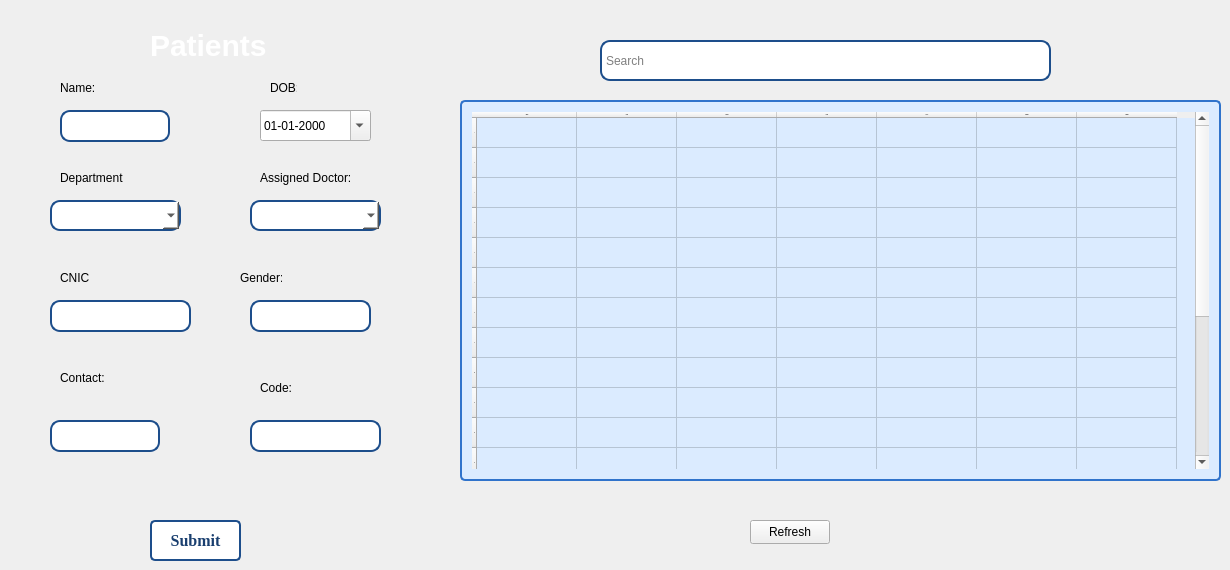
   <widget class="QWidget" name="tab_10">
    <attribute name="title">
     <string>Patients</string>
    </attribute>
    <widget class="QTableWidget" name="tableWidget_4">
     <property name="geometry">
      <rect>
       <x>460</x>
       <y>100</y>
       <width>761</width>
       <height>381</height>
      </rect>
     </property>
     <property name="font">
      <font>
       <family>Times New Roman</family>
       <pointsize>-1</pointsize>
       <bold>true</bold>
      </font>
     </property>
     <property name="styleSheet">
      <string notr="true">QTableWidget
{
background-color: rgb(219, 235, 255); 
font-color: rgb(21, 50, 88); 
border: 2px solid rgb(48, 115, 203);
border-radius: 5px; 
padding: 10px 10px; 
font-size: 16px;
font-weight: bold;
cursor: pointer; 
}
QTableWidget:pressed 
{
background-color: rgb(45, 108, 190); 
font-color: rgb(255, 255, 255);
box-shadow: 2px 4px rgb(7, 17, 30); 
}
</string>
     </property>
     <row>
      <property name="text">
       <string>1</string>
      </property>
     </row>
     <row>
      <property name="text">
       <string>2</string>
      </property>
     </row>
     <row>
      <property name="text">
       <string>3</string>
      </property>
     </row>
     <row>
      <property name="text">
       <string>4</string>
      </property>
     </row>
     <row>
      <property name="text">
       <string>5</string>
      </property>
     </row>
     <row>
      <property name="text">
       <string>7</string>
      </property>
     </row>
     <row>
      <property name="text">
       <string>8</string>
      </property>
     </row>
     <row>
      <property name="text">
       <string>9</string>
      </property>
     </row>
     <row>
      <property name="text">
       <string>10</string>
      </property>
     </row>
     <row>
      <property name="text">
       <string>11</string>
      </property>
     </row>
     <row>
      <property name="text">
       <string>12</string>
      </property>
     </row>
     <row>
      <property name="text">
       <string>13</string>
      </property>
     </row>
     <row>
      <property name="text">
       <string>14</string>
      </property>
     </row>
     <row>
      <property name="text">
       <string>15</string>
      </property>
     </row>
     <row>
      <property name="text">
       <string>16</string>
      </property>
     </row>
     <row>
      <property name="text">
       <string>17</string>
      </property>
     </row>
     <row>
      <property name="text">
       <string>18</string>
      </property>
     </row>
     <row>
      <property name="text">
       <string>19</string>
      </property>
     </row>
     <row>
      <property name="text">
       <string>20</string>
      </property>
     </row>
     <column>
      <property name="text">
       <string>Name</string>
      </property>
     </column>
     <column>
      <property name="text">
       <string>Code</string>
      </property>
     </column>
     <column>
      <property name="text">
       <string>Doctor</string>
      </property>
     </column>
     <column>
      <property name="text">
       <string>DOB</string>
      </property>
     </column>
     <column>
      <property name="text">
       <string>CNIC</string>
      </property>
     </column>
     <column>
      <property name="text">
       <string>Gender</string>
      </property>
     </column>
     <column>
      <property name="text">
       <string>Contact</string>
      </property>
     </column>
    </widget>
    <widget class="QLabel" name="label_10">
     <property name="geometry">
      <rect>
       <x>150</x>
       <y>30</y>
       <width>121</width>
       <height>31</height>
      </rect>
     </property>
     <property name="styleSheet">
      <string notr="true">QLabel {
color: rgb(255, 255, 255);
font-size: 30px; 
font-weight: bold;
}

QLabel {
text-shadow: 2px rgb(12, 29, 52); 
}
</string>
     </property>
     <property name="text">
      <string>Patients</string>
     </property>
    </widget>
    <widget class="QLineEdit" name="lineEdit_2">
     <property name="geometry">
      <rect>
       <x>600</x>
       <y>40</y>
       <width>451</width>
       <height>41</height>
      </rect>
     </property>
     <property name="styleSheet">
      <string notr="true">QLineEdit {
    background-color: rgb(255, 255, 255); 
    border: 2px solid rgb(29, 78, 139); 
    border-radius: 10px; 
    padding: 2px; 
    font-size: 14 px; 
    color: rgb(0, 0, 0); 
}

QLineEdit:hover {
    background-color:rgb(219, 235, 255);
}

</string>
     </property>
     <property name="text">
      <string/>
     </property>
     <property name="placeholderText">
      <string>Search</string>
     </property>
    </widget>
    <widget class="QPushButton" name="pushButton_2">
     <property name="geometry">
      <rect>
       <x>150</x>
       <y>520</y>
       <width>91</width>
       <height>41</height>
      </rect>
     </property>
     <property name="font">
      <font>
       <family>Times New Roman</family>
       <pointsize>-1</pointsize>
       <bold>true</bold>
      </font>
     </property>
     <property name="styleSheet">
      <string notr="true">QPushButton 
{
background-color: rgb(255, 255, 255); 
color: rgb(26, 63, 111); 
border: 2px solid rgb(29, 78, 139);
border-radius: 5px; 
padding: 10px 10px; 
font-size: 16px;
font-weight: bold;
cursor: pointer; 
transition: background-color 0.3s ease, box-shadow 0.3s ease;
}
QPushButton:hover 
{
background-color: rgb(219, 235, 255); 
box-shadow: 0 4px 8px rgba(0, 0, 0, 0.1); 
}
QPushButton:pressed 
{
background-color: rgb(45, 108, 190); 
color: rgb(255, 255, 255);
box-shadow: 0 2px 4px rgba(0, 0, 0, 0.1); 
}
</string>
     </property>
     <property name="text">
      <string>Submit</string>
     </property>
    </widget>
    <widget class="QLabel" name="label_6">
     <property name="geometry">
      <rect>
       <x>60</x>
       <y>170</y>
       <width>101</width>
       <height>16</height>
      </rect>
     </property>
     <property name="text">
      <string>Department</string>
     </property>
    </widget>
    <widget class="QComboBox" name="patdocdep">
     <property name="geometry">
      <rect>
       <x>50</x>
       <y>200</y>
       <width>131</width>
       <height>31</height>
      </rect>
     </property>
     <property name="styleSheet">
      <string notr="true">QComboBox {
    background-color: rgb(255, 255, 255); 
    border: 2px solid rgb(29, 78, 139); 
    border-radius: 10px; 
    padding: 5 px; 
    font-size: 14 px; 
    color: rgb(0, 0, 0); 
}

QComboBox:hover {
    background-color:rgb(219, 235, 255); 
}

</string>
     </property>
     <item>
      <property name="text">
       <string/>
      </property>
     </item>
     <item>
      <property name="text">
       <string>Cardiology</string>
      </property>
     </item>
     <item>
      <property name="text">
       <string>Dermatology</string>
      </property>
     </item>
     <item>
      <property name="text">
       <string>Emergency Medicine</string>
      </property>
     </item>
     <item>
      <property name="text">
       <string>Endocrinology</string>
      </property>
     </item>
     <item>
      <property name="text">
       <string>Gastroenterology</string>
      </property>
     </item>
     <item>
      <property name="text">
       <string>General Surgery</string>
      </property>
     </item>
     <item>
      <property name="text">
       <string>Internal Medicine</string>
      </property>
     </item>
     <item>
      <property name="text">
       <string>Neurology</string>
      </property>
     </item>
     <item>
      <property name="text">
       <string>Obstetrics and Gynecology</string>
      </property>
     </item>
     <item>
      <property name="text">
       <string>Oncology</string>
      </property>
     </item>
     <item>
      <property name="text">
       <string>Ophthalmology</string>
      </property>
     </item>
     <item>
      <property name="text">
       <string>Orthopedics</string>
      </property>
     </item>
     <item>
      <property name="text">
       <string>Pediatrics</string>
      </property>
     </item>
     <item>
      <property name="text">
       <string>Psychiatry</string>
      </property>
     </item>
     <item>
      <property name="text">
       <string>Pulmonary Medicine</string>
      </property>
     </item>
     <item>
      <property name="text">
       <string>Rheumatology</string>
      </property>
     </item>
     <item>
      <property name="text">
       <string>Urology</string>
      </property>
     </item>
    </widget>
    <widget class="QComboBox" name="assigdoc">
     <property name="geometry">
      <rect>
       <x>250</x>
       <y>200</y>
       <width>131</width>
       <height>31</height>
      </rect>
     </property>
     <property name="styleSheet">
      <string notr="true">QComboBox {
    background-color: rgb(255, 255, 255); 
    border: 2px solid rgb(29, 78, 139); 
    border-radius: 10px; 
    padding: 5 px; 
    font-size: 14 px; 
    color: rgb(0, 0, 0); 
}

QComboBox:hover {
    background-color:rgb(219, 235, 255); 
}

</string>
     </property>
    </widget>
    <widget class="QDateEdit" name="dateEdit">
     <property name="geometry">
      <rect>
       <x>260</x>
       <y>110</y>
       <width>111</width>
       <height>31</height>
      </rect>
     </property>
     <property name="styleSheet">
      <string notr="true">QComboBox {
    background-color: rgb(255, 255, 255); 
    border: 2px solid rgb(29, 78, 139); 
    border-radius: 10px; 
    padding: 5 px; 
    font-size: 14 px; 
    color: rgb(0, 0, 0); 
}

QComboBox:hover {
    background-color:rgb(219, 235, 255); 
}

</string>
     </property>
     <property name="wrapping">
      <bool>true</bool>
     </property>
     <property name="displayFormat">
      <string>dd-MM-yyyy</string>
     </property>
     <property name="calendarPopup">
      <bool>true</bool>
     </property>
    </widget>
    <widget class="QLabel" name="label_35">
     <property name="geometry">
      <rect>
       <x>260</x>
       <y>170</y>
       <width>91</width>
       <height>16</height>
      </rect>
     </property>
     <property name="text">
      <string>Assigned Doctor:</string>
     </property>
    </widget>
    <widget class="QLabel" name="label_28">
     <property name="geometry">
      <rect>
       <x>60</x>
       <y>80</y>
       <width>35</width>
       <height>16</height>
      </rect>
     </property>
     <property name="text">
      <string>Name:</string>
     </property>
    </widget>
    <widget class="QLabel" name="label_37">
     <property name="geometry">
      <rect>
       <x>60</x>
       <y>270</y>
       <width>30</width>
       <height>16</height>
      </rect>
     </property>
     <property name="text">
      <string>CNIC:</string>
     </property>
    </widget>
    <widget class="QLineEdit" name="lineEdit_78">
     <property name="geometry">
      <rect>
       <x>60</x>
       <y>110</y>
       <width>110</width>
       <height>32</height>
      </rect>
     </property>
     <property name="styleSheet">
      <string notr="true">QLineEdit {
    background-color: rgb(255, 255, 255); 
    border: 2px solid rgb(29, 78, 139); 
    border-radius: 10px; 
    padding: 5 px; 
    font-size: 14 px; 
    color: rgb(0, 0, 0); 
}

QLineEdit:hover {
    background-color:rgb(219, 235, 255); 
}

</string>
     </property>
     <property name="text">
      <string/>
     </property>
    </widget>
    <widget class="QLineEdit" name="lineEdit_123">
     <property name="geometry">
      <rect>
       <x>50</x>
       <y>420</y>
       <width>110</width>
       <height>32</height>
      </rect>
     </property>
     <property name="styleSheet">
      <string notr="true">QLineEdit {
    background-color: rgb(255, 255, 255); 
    border: 2px solid rgb(29, 78, 139); 
    border-radius: 10px; 
    padding: 5 px; 
    font-size: 14 px; 
    color: rgb(0, 0, 0); 
}

QLineEdit:hover {
    background-color:rgb(219, 235, 255); 
}

</string>
     </property>
    </widget>
    <widget class="QLabel" name="label_97">
     <property name="geometry">
      <rect>
       <x>60</x>
       <y>370</y>
       <width>44</width>
       <height>16</height>
      </rect>
     </property>
     <property name="text">
      <string>Contact:</string>
     </property>
    </widget>
    <widget class="QLineEdit" name="lineEdit_77">
     <property name="geometry">
      <rect>
       <x>50</x>
       <y>300</y>
       <width>141</width>
       <height>32</height>
      </rect>
     </property>
     <property name="styleSheet">
      <string notr="true">QLineEdit {
    background-color: rgb(255, 255, 255); 
    border: 2px solid rgb(29, 78, 139); 
    border-radius: 10px; 
    padding: 5 px; 
    font-size: 14 px; 
    color: rgb(0, 0, 0); 
}

QLineEdit:hover {
    background-color:rgb(219, 235, 255); 
}

</string>
     </property>
    </widget>
    <widget class="QLabel" name="label_34">
     <property name="geometry">
      <rect>
       <x>240</x>
       <y>270</y>
       <width>42</width>
       <height>16</height>
      </rect>
     </property>
     <property name="text">
      <string>Gender:</string>
     </property>
    </widget>
    <widget class="QLineEdit" name="lineEdit_80">
     <property name="geometry">
      <rect>
       <x>250</x>
       <y>300</y>
       <width>121</width>
       <height>32</height>
      </rect>
     </property>
     <property name="styleSheet">
      <string notr="true">QLineEdit {
    background-color: rgb(255, 255, 255); 
    border: 2px solid rgb(29, 78, 139); 
    border-radius: 10px; 
    padding: 5 px; 
    font-size: 14 px; 
    color: rgb(0, 0, 0); 
}

QLineEdit:hover {
    background-color:rgb(219, 235, 255); 
}

</string>
     </property>
    </widget>
    <widget class="QLabel" name="label_36">
     <property name="geometry">
      <rect>
       <x>270</x>
       <y>80</y>
       <width>27</width>
       <height>16</height>
      </rect>
     </property>
     <property name="text">
      <string>DOB:</string>
     </property>
    </widget>
    <widget class="QLineEdit" name="lineEdit_124">
     <property name="geometry">
      <rect>
       <x>250</x>
       <y>420</y>
       <width>131</width>
       <height>32</height>
      </rect>
     </property>
     <property name="styleSheet">
      <string notr="true">QLineEdit {
    background-color: rgb(255, 255, 255); 
    border: 2px solid rgb(29, 78, 139); 
    border-radius: 10px; 
    padding: 5 px; 
    font-size: 14 px; 
    color: rgb(0, 0, 0); 
}

QLineEdit:hover {
    background-color:rgb(219, 235, 255); 
}

</string>
     </property>
    </widget>
    <widget class="QLabel" name="label_98">
     <property name="geometry">
      <rect>
       <x>260</x>
       <y>380</y>
       <width>44</width>
       <height>16</height>
      </rect>
     </property>
     <property name="text">
      <string>Code:</string>
     </property>
    </widget>
    <widget class="QPushButton" name="pushButton_5">
     <property name="geometry">
      <rect>
       <x>750</x>
       <y>520</y>
       <width>80</width>
       <height>24</height>
      </rect>
     </property>
     <property name="text">
      <string>Refresh</string>
     </property>
    </widget>
   </widget>
